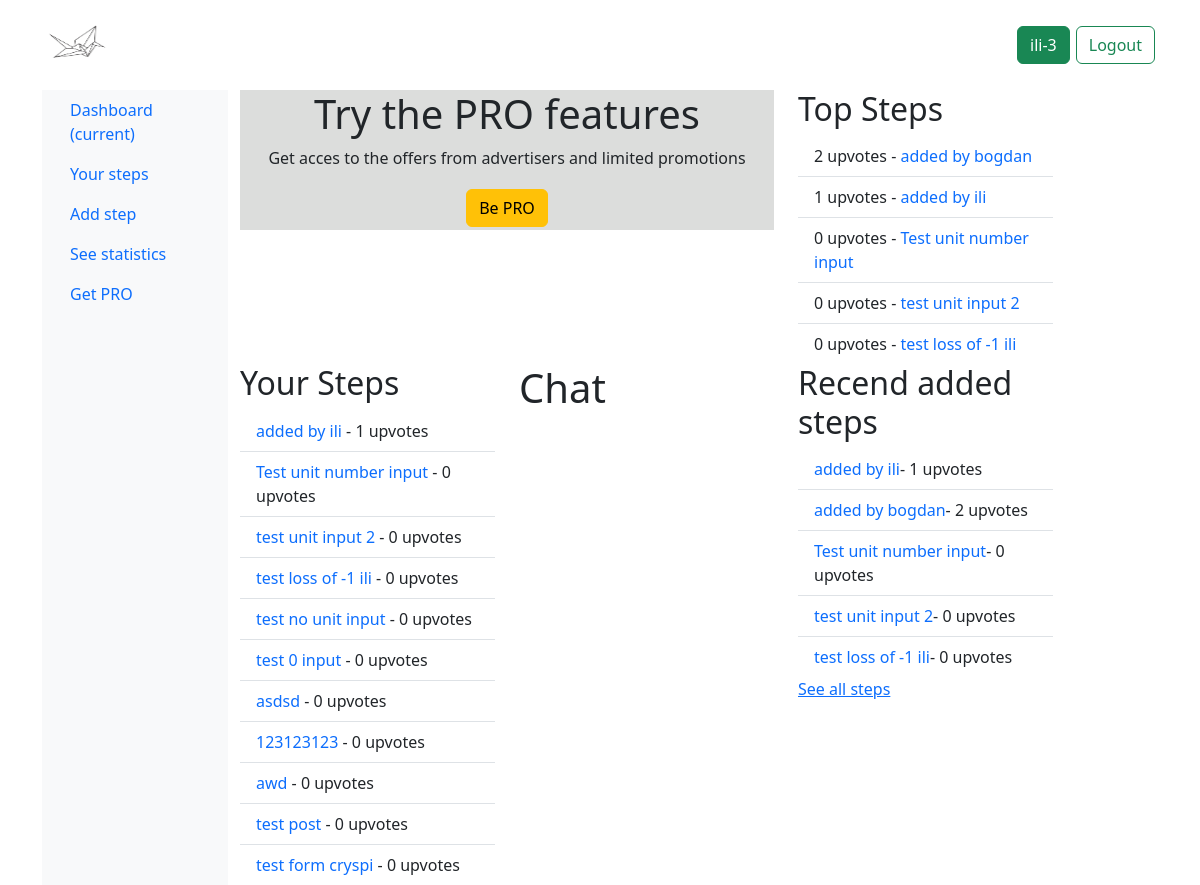
/profile/ (signed in), run on the app's committed database.
### users/models.py (models this page shows, shortened)
class UserProfile(models.Model):
    user = models.OneToOneField(User,null = True, on_delete=models.CASCADE)
    total_unit_number = models.FloatField("Unit Number", default=0)
    level = models.IntegerField("Level of the user",default = 0)

class Step(models.Model):
    user = models.ForeignKey(User, on_delete=models.CASCADE, default=1)
    step_title = models.CharField("Method title", max_length=200)
    step_description = models.CharField("Method description", max_length=1000)
    pub_date = models.DateTimeField("date published", null=True, blank=True)
    upvotes = models.ManyToManyField(User, related_name='upvoted_steps')
    unit_number = models.FloatField("Unit Number", default=0)
    def total_upvotes(self):
        return self.upvotes.count()

### users/views.py (the view)
# urls.py: path('profile/',views.profile, name ='profile' ),
@login_required
def profile(request):
    try:
        user_profile = UserProfile.objects.get(user=request.user)
    except UserProfile.DoesNotExist:
        user_profile = UserProfile.objects.create(user=request.user)
    latest_step_list = get_latest_steps()
    top_step_list = get_top_steps()
    user_steps = get_user_steps(request.user)
    user_profile = user_profile
    context = {
        "latest_step_list" : latest_step_list,
        "top_step_list": top_step_list,
        "user_steps": user_steps,
        "user_profile": user_profile,
    }
    return render(request,'users/profile.html', context)

### users/views.py (called while the page is built)
def get_latest_steps():
    return Step.objects.order_by("-pub_date")[:5]

def get_top_steps():
    return Step.objects.annotate(total_upvotes=Count('upvotes')).order_by('-total_upvotes')[:5]

def get_user_steps(user):
    return Step.objects.filter(user=user).order_by("-pub_date")

### users/templates/users/profile.html (shortened to what this page needs)
{% extends 'base.html' %}
{% load crispy_forms_tags %}
{% block content %}
{% include 'sidebar.html' %}
    <div class="col-md-6">
        <div class="jumbotron text-center">
            <h1>Try the PRO features</h1>
            <p>Get acces to the offers from advertisers and limited promotions</p>
            <button type="button" class="btn btn-warning">Be PRO</button>
          </div>
    </div>
    <div class="col-md-3">
        <h2>Top Steps</h2>
        {% if top_step_list %}
            <ul class="list-group list-group-flush">
                {% for step in top_step_list %}
                    <li class="list-group-item">{{ step.total_upvotes }} upvotes - <a class="link-offset-2 link-underline link-underline-opacity-0"  href="{% url 'users:detail' step.id %}">{{ step.step_title }}</a></li>
                {% endfor %}
            </ul>
        {% else %}
            <p>No top steps available.</p>
        {% endif %}
    </div>
</div>
<div class="row">
    <nav class="col-md-2 d-none d-md-block bg-light sidebar">
    </nav>
    <div class="col-md-3">
        <h2>Your Steps</h2>
        {% if user_steps %}
            <ul class="list-group list-group-flush">
            {% for step in user_steps %}
                <li class="list-group-item"><a class="link-offset-2 link-underline link-underline-opacity-0"  href="{% url 'users:detail' step.id %}">{{ step.step_title }}</a> - {{ step.total_upvotes }} upvotes</li>
            {% endfor %}
            </ul>
        {% else %}
            <p>No steps created yet.</p>
        {% endif %}
    </div>
        <div class="col-md-3">
        <h1>Chat</h1>
    </div>
    <div class="col-md-3">
        <h2>Recend added steps</h2>
        {% if latest_step_list %}
            <ul class="list-group list-group-flush">
            {% for step in latest_step_list %}
             <li class="list-group-item"><a class="link-offset-2 link-underline link-underline-opacity-0"  href="{% url 'users:detail' step.id %}">{{ step.step_title }}</a>- {{ step.total_upvotes }} upvotes</li>
            {% endfor %}
            </ul>
        {% else %}
            <p>No polls are available.</p>
        {% endif %}
        <a href="{%url 'users:step-recent-all'%}">See all steps</a>
    </div>
</div>
</div>
{%endblock %}

### templates/navbar_home.html
{% load static %}
<link rel ="stylesheet" href ="{% static 'main.css' %}" type="text/css">
<nav class="navbar navbar-expand-lg">
    <div class="container navbar-container">
      <a class="navbar-brand" href="{%url 'home'%}">
        <img src="{% static "media/logocrane.png" %}" alt="2xproject" width="70" height="64">
      </a>
      <ul class="nav d-flex">
        {% if user.is_authenticated %}
        <li><a href="{%url 'users:profile'%}" class="btn btn-success">{{request.user.username}}-{{user.userprofile.level}}</a></li>
        <li><a href="{%url 'users:logout'%}" class="btn btn-outline-success">Logout</a></li>
        {% else %}
        <li><a href="{%url 'users:login'%}" class="btn btn-success">Login</a></li>
        <li><a href="{%url 'users:register'%}" class="btn btn-outline-success">Sign Up</a></li>
        {% endif %}
      </ul>
    </div>
  </nav>

### static/main.css (style rules this page uses)
body { height:100%; width:100%; position: absolute; }
.btn { margin-left: 3px; margin-right: 3px; margin-top: 3px; margin-bottom: 3px; }
.jumbotron { background-color: rgb(220, 221, 220); }

### data on the page
Step: total_upvotes "2", step_title "added by bogdan"
Step: total_upvotes "1", step_title "added by ili"
Step: total_upvotes "0", step_title "Test unit number input"
Step: total_upvotes "0", step_title "test unit input 2"
Step: total_upvotes "0", step_title "test loss of -1 ili"
Step: step_title "test no unit input", total_upvotes "0"
Step: step_title "test 0 input", total_upvotes "0"
Step: step_title "asdsd", total_upvotes "0"
Step: step_title "123123123", total_upvotes "0"
Step: step_title "awd", total_upvotes "0"
Step: step_title "test post", total_upvotes "0"
Step: step_title "test form cryspi", total_upvotes "0"

### other printed values
{{ request.user.username }} "ili"
{{ user.userprofile.level }} "3"
